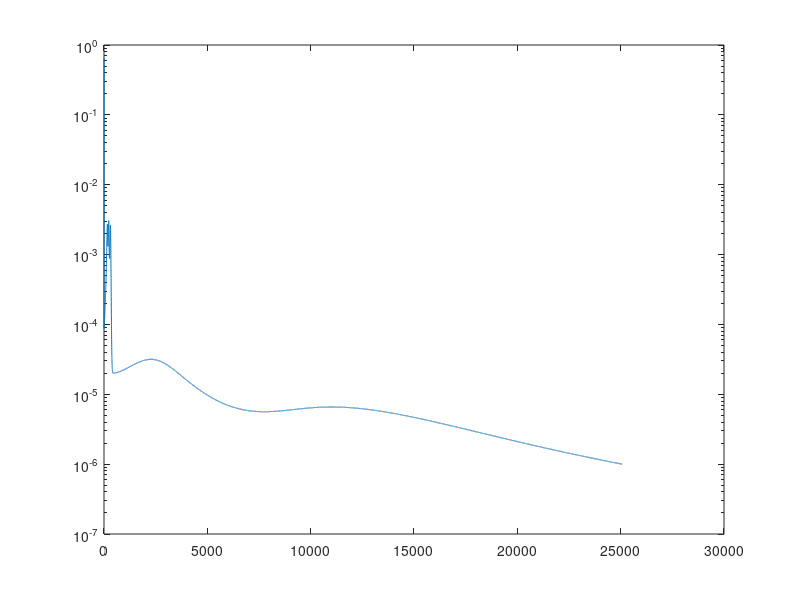

Source code (MATLAB):
% The XOR Example - Batch-Mode Training
%
% Author: Marcelo Augusto Costa Fernandes
% DCA - CT - UFRN
% mfernandes@dca.ufrn.br

close all;
clear all;
clc;

p = 4;
H = 15;
m = 3;

mu = 0.1;

epochMax = 200000;
MSETarget = 1e-6;

% x1(teta) x2     x3     x4  x5     
X = [
0.3841	0.2021	0.0000	0.2438	;
0.1765	0.1613	0.3401	0.0843	;
0.3170	0.5786	0.3387	0.4192	;
0.2467	0.0337	0.2699	0.3454	;
0.6102	0.8192	0.4679	0.4762	;
0.7030	0.7784	0.7482	0.6562	;
0.4767	0.4348	0.4852	0.3640	;
0.7589	0.8256	0.6514	0.6143	;
0.1579	0.3641	0.2551	0.2919	;
0.5561	0.5602	0.5605	0.2105	;
0.3267	0.2974	0.0343	0.1466	;
0.2303	0.0942	0.3889	0.1713	;
0.2953	0.2963	0.2600	0.3039	;
0.5797	0.4789	0.5780	0.3048	;
0.5860	0.5250	0.4792	0.4021	;
0.7045	0.6933	0.6449	0.6623	;
0.9134	0.9412	0.6078	0.5934	;
0.2333	0.4943	0.2525	0.2567	;
0.2676	0.4172	0.2775	0.2721	;
0.4850	0.5506	0.5269	0.6036	;
0.2434	0.2567	0.2312	0.2624	;
0.1250	0.3023	0.1826	0.3168	;
0.5598	0.4253	0.4258	0.3192	;
0.5738	0.7674	0.6154	0.4447	;
0.5692	0.8368	0.5832	0.4585	;
0.4655	0.7682	0.3221	0.2940	;
0.5568	0.7592	0.6293	0.5453	;
0.8842	0.7509	0.5723	0.5814	;
0.7959	0.9243	0.7339	0.7334	;
0.7124	0.7128	0.6065	0.6668	;
0.6749	0.8767	0.6543	0.7461	;
0.3674	0.4359	0.4230	0.2965	;
0.3473	0.0754	0.2183	0.1905	;
0.6931	0.5188	0.5386	0.5794	;
0.6439	0.4959	0.4322	0.4582	;
0.5627	0.4893	0.6831	0.5120	;
0.5182	0.7553	0.6368	0.4538	;
0.6046	0.7479	0.6542	0.4375	;
0.6328	0.6786	0.7751	0.6183	;
0.3429	0.4694	0.2855	0.2977	;
0.6371	0.5069	0.5316	0.4520	;
0.6388	0.6970	0.6407	0.7677	;
0.3529	0.5504	0.3706	0.4828	;
0.4302	0.3237	0.6397	0.4319	;
0.7078	0.9604	0.7470	0.6399	;
0.7350	0.8170	0.7227	0.6279	;
0.7011	0.2946	0.6625	0.4312	;
0.5961	0.3817	0.6363	0.3663	;
0.0000	0.2563	0.2603	0.3027	;
0.5996	0.5704	0.6965	0.6548	;
0.4289	0.3709	0.3994	0.3656	;
0.2093	0.3655	0.3334	0.1802	;
0.2335	0.2856	0.3912	0.1601	;
0.3266	0.7751	0.4356	0.3448	;
0.2457	0.1203	0.1228	0.2206	;
0.4656	0.4815	0.4211	0.4862	;
0.7511	0.8868	0.5408	0.6253	;
0.7825	0.9386	0.6510	0.6996	;
0.3463	0.4118	0.2507	0.0454	;
0.5172	0.1482	0.3172	0.2323	;
0.6942	0.4516	0.5387	0.5983	;
0.7586	0.7017	0.7120	0.7509	;
0.6880	0.6004	0.6602	0.4320	;
0.4742	0.5079	0.4135	0.4161	;
0.4419	0.5761	0.4515	0.4497	;
0.3367	0.4333	0.2336	0.1678	;
0.4744	0.4604	0.1507	0.4873	;
0.7510	0.4350	0.5453	0.4831	;
0.4045	0.5636	0.2534	0.5573	;
0.1449	0.1539	0.2446	0.0559	;
0.3460	0.2722	0.1866	0.5049	;
0.2241	0.2046	0.3575	0.2891	;
0.1412	0.2264	0.4025	0.2661	;
0.5782	0.6418	0.7212	0.6396	;
0.9153	0.6571	0.8229	0.6689	;
0.6014	0.7664	0.6385	0.5513	;
0.7328	0.8708	0.8812	0.7060	;
0.4270	0.6352	0.6811	0.3884	;
0.6189	0.1652	0.4016	0.3042	;
0.2143	0.3868	0.1926	0.0000	;
0.5696	0.7238	0.7199	0.6677	;
0.8656	0.6700	0.6570	0.6065	;
0.9002	0.6858	0.7409	0.7047	;
0.4167	0.5255	0.5506	0.4093	;
0.8325	0.4804	0.7990	0.7471	;
0.4124	0.1191	0.4720	0.3184	;
1.000	1.000	0.7924	0.7074	;
0.5685	0.6924	0.6180	0.5792	;
0.6505	0.4864	0.2972	0.4599	;
0.8124	0.7690	0.9720	1.000	;
0.9013	0.7160	1.000	0.8046	;
0.8872	0.7556	0.9307	0.6791	;
0.3708	0.2139	0.2136	0.4295	;
0.5159	0.4349	0.3715	0.4086	;
0.6768	0.6304	0.8044	0.4885	;
0.1664	0.2404	0.2000	0.3425	;
0.2495	0.2807	0.4679	0.2200	;
0.2487	0.2348	0.0913	0.1281	;
0.5748	0.8552	0.5973	0.7317	;
0.3858	0.7585	0.3239	0.3565	;
0.3329	0.4946	0.5614	0.3152	;
0.3891	0.4805	0.7598	0.4231	;
0.2888	0.4888	0.1930	0.0177	;
0.3827	0.4900	0.2272	0.3599	;
0.6047	0.4224	0.6274	0.5809	;
0.9840	0.7031	0.6469	0.4701	;
0.6554	0.6785	0.9279	0.7723	;
0.0466	0.3388	0.0840	0.0762	;
0.6154	0.8196	0.6339	0.7729	;
0.8452	0.8897	0.8383	0.6961	;
0.6927	0.7870	0.7689	0.7213	;
0.4032	0.6188	0.4930	0.5380	;
0.4006	0.3094	0.3868	0.0811	;
0.7416	0.7138	0.6823	0.6067	;
0.7404	0.6764	0.8293	0.4694	;
0.7736	0.7097	0.6826	0.8142	;
0.5823	0.9635	0.3706	0.5636	;
0.2081	0.3738	0.3119	0.3552	;
0.5616	0.8972	0.5186	0.6650	;
0.6594	0.8907	0.6000	0.7157	;
0.3979	0.3070	0.3637	0.1220	;
0.2644	0.0000	0.3572	0.1931	;
0.4816	0.4791	0.4213	0.5889	;
0.0848	0.0749	0.4349	0.3328	;
0.4608	0.6775	0.3533	0.3016	;
0.4155	0.6589	0.5310	0.5404	;
0.3934	0.6244	0.4817	0.4324	;
0.5843	0.8517	0.8576	0.7133	;
0.1995	0.3690	0.3537	0.3462	;
0.3832	0.2321	0.0341	0.2450	];
X = transpose(X);
 

D = [
1	0	0	;
1	0	0	;
0	1	0	;
1	0	0	;
0	1	0	;
0	0	1	;
0	1	0	;
0	0	1	;
1	0	0	;
0	1	0	;
1	0	0	;
1	0	0	;
1	0	0	;
0	1	0	;
0	1	0	;
0	0	1	;
0	0	1	;
1	0	0	;
1	0	0	;
0	1	0	;
1	0	0	;
1	0	0	;
0	1	0	;
0	0	1	;
0	0	1	;
0	1	0	;
0	1	0	;
0	0	1	;
0	0	1	;
0	0	1	;
0	0	1	;
1	0	0	;
1	0	0	;
0	1	0	;
0	1	0	;
0	1	0	;
0	1	0	;
0	1	0	;
0	0	1	;
1	0	0	;
0	1	0	;
0	0	1	;
0	1	0	;
0	1	0	;
0	0	1	;
0	0	1	;
0	1	0	;
0	1	0	;
1	0	0	;
0	0	1	;
0	1	0	;
1	0	0	;
1	0	0	;
0	1	0	;
1	0	0	;
0	1	0	;
0	0	1	;
0	0	1	;
1	0	0	;
1	0	0	;
0	1	0	;
0	0	1	;
0	1	0	;
0	1	0	;
0	1	0	;
1	0	0	;
1	0	0	;
0	1	0	;
0	1	0	;
1	0	0	;
1	0	0	;
1	0	0	;
1	0	0	;
0	0	1	;
0	0	1	;
0	0	1	;
0	0	1	;
0	1	0	;
1	0	0	;
1	0	0	;
0	0	1	;
0	0	1	;
0	0	1	;
0	1	0	;
0	0	1	;
1	0	0	;
0	0	1	;
0	1	0	;
0	1	0	;
0	0	1	;
0	0	1	;
0	0	1	;
1	0	0	;
0	1	0	;
0	0	1	;
1	0	0	;
1	0	0	;
1	0	0	;
0	0	1	;
0	1	0	;
0	1	0	;
0	1	0	;
1	0	0	;
0	1	0	;
0	1	0	;
0	0	1	;
0	0	1	;
1	0	0	;
0	0	1	;
0	0	1	;
0	0	1	;
0	1	0	;
1	0	0	;
0	0	1	;
0	0	1	;
0	0	1	;
0	1	0	;
1	0	0	;
0	0	1	;
0	0	1	;
1	0	0	;
1	0	0	;
0	1	0	;
1	0	0	;
0	1	0	;
0	1	0	;
0	1	0	;
0	0	1	;
1	0	0	;
1	0	0	];

teste = [
0.8622	0.7101	0.6236	0.7894	;
0.2741	0.1552	0.1333	0.1516	;
0.6772	0.8516	0.6543	0.7573	;
0.2178	0.5039	0.6415	0.5039	;
0.7260	0.7500	0.7007	0.4953	;
0.2473	0.2941	0.4248	0.3087	;
0.5682	0.5683	0.5054	0.4426	;
0.6566	0.6715	0.4952	0.3951	;
0.0705	0.4717	0.2921	0.2954	;
0.1187	0.2568	0.3140	0.3037	;
0.5673	0.7011	0.4083	0.5552	;
0.3164	0.2251	0.3526	0.2560	;
0.7884	0.9568	0.6825	0.6398	;
0.9633	0.7850	0.6777	0.6059	;
0.7739	0.8505	0.7934	0.6626	;
0.4219	0.4136	0.1408	0.0940	;
0.6616	0.4365	0.6597	0.8129	;
0.7325	0.4761	0.3888	0.5683	];

D = transpose(D);

[p1 N] = size(X);
bias = -1;

X = [bias*ones(1,N) ; X]; %Pega o vetor de entrada e adiciona a primeira coluna com o bias -1

Wx = rand(H,p+1); %gera matriz de pesos entre entrada e camada escondida randomica com 15 linhas e 5 colunas
WxAnt = zeros(H,p+1);%gera matriz de mesmo tamanho com zeros para armazenar valor da iteracao anterior
Tx = zeros(H,p+1);%variavel temporaria pra armazenar os pesos

Wy = rand(m,H+1); %gera matriz de pesos entre camada escondida e saida randomica com 3 linhas e 16 colunas
WyAnt = zeros(m,H+1);%gera matriz de mesmo tamanho com zeros para armazenar valor da iteracao anterior
Ty = zeros(m,H+1);%variavel temporaria pra armazenar os pesos

DWy = zeros(m,H+1);
DWx = zeros(H,p+1);
MSETemp = zeros(1,epochMax);
MSEAnt = 0;
mse =0;

for i=1:epochMax

k = 1:130;
X = X(:,k);
D = D(:,k);

V = Wx*X;
Z = 1./(1+exp(-V));%funcao ativacao

S = [bias*ones(1,N);Z];%cria matrix de saida da mada intermediaria juntando o bias com a saida
G = Wy*S;% multiplica pelos pesos

Y = 1./(1+exp(-G)); %funcao ativacao

E = D - Y; % erro desejado - calculado

mse = immse(D,Y);

condicao = abs(mse - MSEAnt);
condi(i) = condicao;

if (condicao < MSETarget) %se o eqm for menor que o erro admitido
    break;
end
MSEAnt = mse;
 
df = Y.*(1-Y); %derivada da saida do neuronio de saida 
dGy = df .* E; %derivada do gradiente = derivada da saida calculada * Erro

DWy = mu/N * dGy*S';
Ty = Wy;
Wy = Wy + DWy;
WyAnt = Ty;

df= S.*(1-S); %derivada da saida do neuronio escondidos

dGx = df .* (Wy' * dGy);
dGx = dGx(2:end,:);
DWx = mu/N* dGx*X';
Tx = Wx;
Wx = Wx + DWx;
WxAnt = Tx;

end

disp(['epoch = ' num2str(i) ' mse = ' num2str(condicao)]);


semilogy(condi);

teste = transpose(teste);

[p1 N] = size (teste);


teste = [-1*ones(1,N) ; teste];

V = Wx*teste;
Z = 1./(1+exp(-V));

S = [-1*ones(1,N);Z];
G = Wy*S;

Y = 1./(1+exp(-G));

Y = transpose(Y);

result = Y >= 0.5




